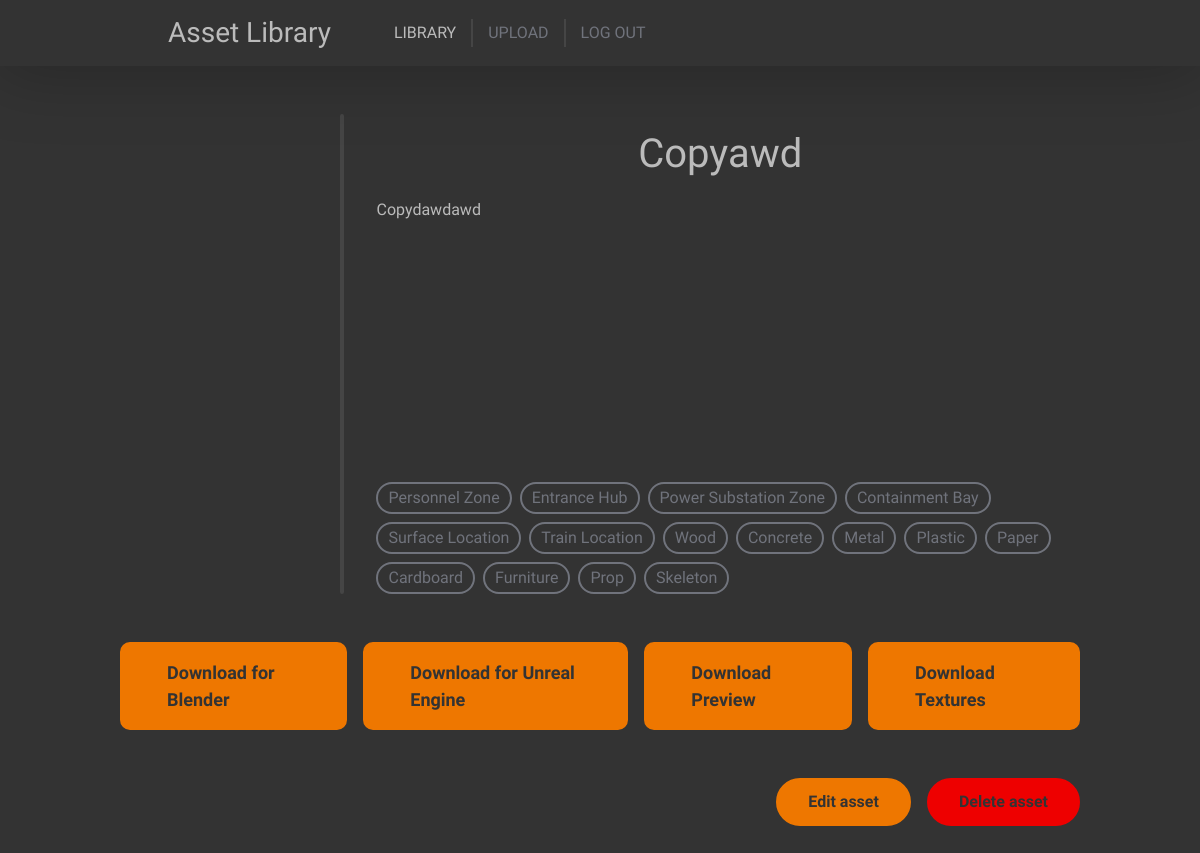
Screenshot of /view/17 (signed in) with the database file from the repository.
### content/models.py (models this page shows, shortened)
class Asset(models.Model):
    class Meta:
        verbose_name = "Asset"
        verbose_name_plural = "Assets"
        permissions = [
            ("see_own", "Can see own added assets"),
            ("see_others", "Can see others added assets"),
            ("edit_own", "Can edit own assets"),
            ("edit_others", "Can edit others assets"),
            ("delete_own", "Can delete own assets"),
            ("delete_others", "Can delete others assets"),
            ("upload", "Can upload assets")
        ]
    def content_path(instance, filename):
        print(instance)
        return 'meshes/{0}/{1}'.format(instance.id, filename)
    name = models.TextField()
    description = models.TextField()
    author = models.ForeignKey(User, on_delete=models.SET_NULL, null=True)
    last_update = models.DateTimeField(default=datetime.now, blank=True)
    blender_mesh = models.FileField(upload_to=content_path, null=True)
    fbx_mesh = models.FileField(upload_to=content_path, null=True)
    preview_mesh = models.FileField(upload_to=content_path, null=True)
    textures = models.ManyToManyField(Texture)
    tags = models.ManyToManyField(AssetTag)
    favorites = models.ManyToManyField(User, related_name="users_favorites")
    def delete(self, *args, **kwargs):
        self.blender_mesh.delete()
        self.fbx_mesh.delete()
        self.preview_mesh.delete()
        os.rmdir(os.path.abspath(os.path.join(settings.MEDIA_ROOT, 'meshes', str(self.pk))))
        for texture in self.textures.all():
            texture.delete()
        return super().delete(args, kwargs)

class AssetTag(models.Model):
    class Meta:
        verbose_name = "Asset Tag"
        verbose_name_plural = "Asset Tags"
    name = models.CharField(max_length=50)
    category = models.ForeignKey(AssetTagCategory, on_delete=models.CASCADE)

### content/views.py (the view)
# urls.py: path("view/<int:asset_pk>", views.view_view, name='asset_view'),
@login_required(login_url='/auth/', redirect_field_name=None)
def view_view(request: HttpRequest, asset_pk):
    asset = Asset.objects.filter(pk=asset_pk)
    if not asset.exists():
        return redirect('library')
    asset = asset.first()
    if not request.user.has_perm("content.see_own") and asset.author == request.user:
        return redirect('library')
    if not request.user.has_perm("content.see_others") and asset.author != request.user:
        return redirect('library')
    return render(request, "content/view.html", { 'asset': asset })

### content/templates/content/view.html (shortened to what this page needs)
<!DOCTYPE html>
<html>
    <head>
        <link href="https://cdn.jsdelivr.net/npm/bootstrap@5.2.3/dist/css/bootstrap.min.css" rel="stylesheet">
        {% load static %}
        <link href="{% static 'main/common.css' %}" rel="stylesheet">
        <link href="{% static 'content/view.css' %}" rel="stylesheet">
    </head>
    <body>
        <div class="top">
            <div class="adjusted-content mx-auto d-flex align-items-center">
                <h3 class="my-3 mx-5">Asset Library</h3>
                <div class="navigation fs-6 d-flex align-items-center">
                    <a href="{% url 'library' %}" class="active">LIBRARY</a>
                    {% if perms.content.upload %}
                    <a href="{% url 'upload' %}">UPLOAD</a>
                    {% endif %}
                    <a href="{% url 'logout' %}">LOG OUT</a>
                </div>
            </div>
        </div>
        <div class="content">
            <div class="adjusted-content mx-auto">
                <div class="d-flex flex-row mt-5 gap-3">
                    <model-viewer src="{% if asset.preview_mesh %}{{ asset.preview_mesh.url }}{% endif %}" class="model-preview w-50" camera-controls interaction-prompt="none" auto-rotate auto-rotate-delay="3000" rotation-per-second="25deg"></model-viewer>
                    <div class="vertical-rule"></div>
                    <div class="flex-fill d-flex flex-column">
                        <h1 class="mx-5 my-3 text-center">{{ asset.name }}</h1>
                        <p class="mx-3 my-1">{{ asset.description }}</p>
                        <div class="mx-3 mt-auto mb-0 d-flex gap-2 flex-wrap">
                            {% for tag in asset.tags.all %}
                            <div class="tag">
                                {{ tag.name }}
                            </div>
                            {% endfor %}
                        </div>
                    </div>
                </div>
                <div class="d-flex flex-row mt-5 gap-3 justify-content-between">
                    {% if asset.blender_mesh %}
                    <a href="{{ asset.blender_mesh.url }}" download class="download-button">
                        Download for Blender
                    </a>
                    {% endif %}
                    {% if asset.fbx_mesh %}
                    <a href="{{ asset.fbx_mesh.url }}" download class="download-button">
                        Download for Unreal Engine
                    </a>
                    {% endif %}
                    {% if asset.preview_mesh %}
                    <a href="{{ asset.preview_mesh.url }}" download class="download-button">
                        Download Preview
                    </a>
                    {% endif %}
                    <a href="{% url 'download_textures' asset.pk %}" id="texturesDownload" download class="download-button">
                        Download Textures
                    </a>
                </div>
                <div class="d-flex flex-row-reverse mt-5 gap-3">
                    {% if perms.content.delete_own and asset.author == user or perms.content.delete_others and asset.author != user %}
                    <button class="delete-button" data-bs-toggle="modal" data-bs-target="#deleteModal">
                        Delete asset
                    </button>
                    {% endif %}
                    {% if perms.content.edit_own and asset.author == user or perms.content.edit_others and asset.author != user %}
                    <a class="edit-button" href="{% url 'asset_edit' asset.pk %}">
                        Edit asset
                    </a>
                    {% endif %}
                </div>
            </div>
        </div>
    </body>
</html>

### main/static/main/common.css (style rules this page uses)
body { font-family: 'Lexend', sans-serif;; color: #BBBBBB; background-color: #333333; }
.top { background-color: #333333; overflow: auto; z-index: 10; box-shadow: 0 0 70px 5px rgba(0, 0, 0, 0.25); position: sticky; top: 0; }
a { color: inherit; text-decoration: none; }
.navigation { color: #70737C }
.navigation a { padding: 2px 15px; border-right: solid 2px #454545; transition: 0.15s ease-in-out color; }
.navigation a:hover, .navigation a.active { color: #BBBBBB }
.navigation a:last-child { border: none; }
.adjusted-content { width: 80%; }
.content { overflow: auto; min-height: 100vh; }
.vertical-rule { border: solid 2px #454545; border-radius: 2px; }

### content/static/content/view.css (style rules this page uses)
.model-preview { height: 60vh; border-radius: 25px; }
.download-button { background-color: #EE7700; color: #333333; padding: 15px 45px; font-size: 18px; font-weight: bold; border-radius: 10px; border: solid 2px #EE7700; transition: all ease-in-out 0.15s; }
.delete-button { background-color: #ee0000; color: #333333; padding: 10px 30px; font-weight: bold; border-radius: 1000px; border: solid 2px #ee0000; transition: all ease-in-out 0.15s; }
.edit-button { background-color: #EE7700; color: #333333; padding: 10px 30px; font-weight: bold; border-radius: 1000px; border: solid 2px #EE7700; transition: all ease-in-out 0.15s; }
.tag { border: solid 2px #70737C; border-radius: 25px; padding: 2px 10px; color: #70737C; user-select: none; transition: all ease-in-out 0.15s; }

### rows the page displays
Asset: name "Copyawd", description "Copydawdawd"
AssetTag: name "Personnel Zone"
AssetTag: name "Entrance Hub"
AssetTag: name "Power Substation Zone"
AssetTag: name "Containment Bay"
AssetTag: name "Surface Location"
AssetTag: name "Train Location"
AssetTag: name "Wood"
AssetTag: name "Concrete"
AssetTag: name "Metal"
AssetTag: name "Plastic"
AssetTag: name "Paper"
AssetTag: name "Cardboard"
AssetTag: name "Furniture"
AssetTag: name "Prop"
AssetTag: name "Skeleton"
